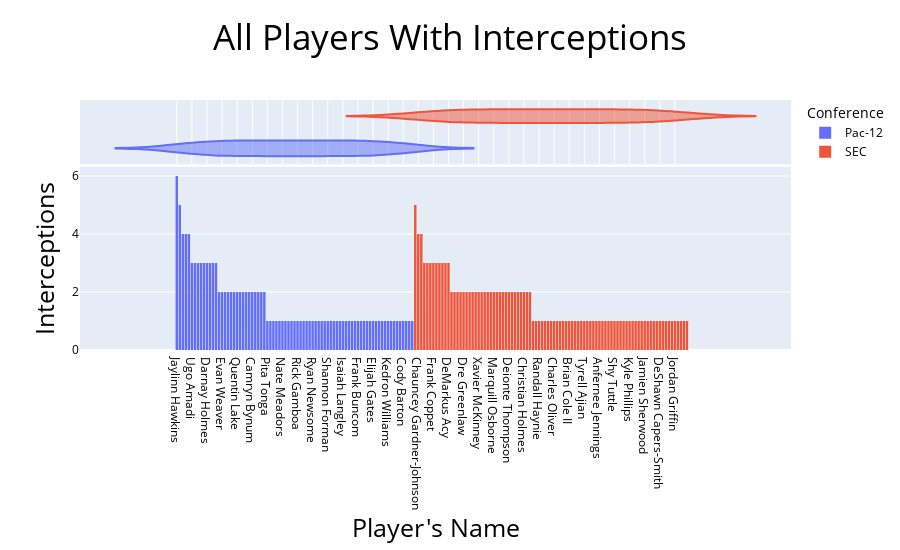

The notebook cell this image was saved under:
### Code cell
all_interceptions = interceptions[interceptions['Int'] > 0]

fig = px.histogram(x=all_interceptions['Player'], y=all_interceptions['Int'], color=all_interceptions['Conference'], marginal="violin", labels={'x': "Player's Name", 'y': 'Interceptions', 'color':'Conference'}, title='All Players With Interceptions')

fig.update_layout(autosize=True, height=550, title={'text': 'All Players With Interceptions', 'x': 0.5, 'font':{'size': 35}}, xaxis=dict(title={'text': "Player's Name", 'font': {'size': 25, 'color': 'black'}, 'standoff': 10}), yaxis=dict(title={'text': 'Interceptions', 'font': {'size': 25, 'color': 'black'}, 'standoff': 10}))

fig.update_layout(font=dict(size=12, color="black"))

fig.show()

### Figure 1 — Plotly figure (JSON) as saved in the notebook; plotly's stock layout.template omitted (floating-point values rounded to 4 significant figures)
{"data": [{"alignmentgroup": "True", "bingroup": "x", "histfunc": "sum", "hovertemplate": "Conference=Pac-12<br>Player's Name=%{x}<br>sum of Interceptions=%{y}<extra></extra>", "legendgroup": "Pac-12", "marker": {"color": "#636efa", "pattern": {"shape": ""}}, "name": "Pac-12", "offsetgroup": "Pac-12", "orientation": "v", "showlegend": true, "type": "histogram", "x": ["Jaylinn Hawkins", "Jevon Holland", "Byron Murphy", "Ashtyn Davis", "Paulson Adebo", "Ugo Amadi", "Jaylon Johnson", "Deommodore Lenoir", "Chase Lucas", "Marcus Strong", "Darnay Holmes", "Aashari Crosswell", "Traveon Beck", "Scottie Young Jr.", "Jalen Thompson", "Evan Weaver", "Jordan Miller", "Thomas Graham Jr.", "Taylor Rapp", "Skyler Thomas", "Quentin Lake", "Nate Landman", "Marquise Blair", "Malik Antoine", "Colin Schooler", "Camryn Bynum", "Ben Burr-Kirven", "Chase Hansen", "Alameen Murphy", "Adarius Pickett", "Pita Tonga", "Nick Pickett", "Nick Fisher", "Derrion Rakestraw", "Merlin Robertson", "Nate Meadors", "Cam Phillips", "Marvell Tell III", "Cameron Goode", "Sean Barton", "Rick Gamboa", "Willie Taylor", "Ajene Harris", "Troy Young", "Troy Dye", "Ryan Newsome", "Thomas Booker", "Terrell Burgess", "Shemar Smith", "Shawn Wilson", "Shannon Forman", "Javelin Guidry", "Jarrius Wallace", "Darrien Molton", "Jahad Woods", "Isaiah Langley", "Corrion Ballard", "Hauati Pututau", "Greg Gaines", "Dasmond Tautalatasi", "Frank Buncom", "Francis Bernard", "Evan Worthington", "Deion Singleton", "Elijah Hicks", "Elijah Gates", "Drew Lewis", "Dante Wigley", "Jordan McMillan", "Josh Drayden", "Kedron Williams", "Justin Hollins", "Keisean Lucier-South", "Kobe Williams", "John McCartan", "Cody Barton", "Krys Barnes", "Julian Blackmon", "Jordan Kunaszyk"], "xaxis": "x", "y": [6, 5, 4, 4, 4, 3, 3, 3, 3, 3, 3, 3, 3, 3, 2, 2, 2, 2, 2, 2, 2, 2, 2, 2, 2, 2, 2, 2, 2, 2, 1, 1, 1, 1, 1, 1, 1, 1, 1, 1, 1, 1, 1, 1, 1, 1, 1, 1, 1, 1, 1, 1, 1, 1, 1, 1, 1, 1, 1, 1, 1, 1, 1, 1, 1, 1, 1, 1, 1, 1, 1, 1, 1, 1, 1, 1, 1, 1, 1], "yaxis": "y"}, {"alignmentgroup": "True", "hovertemplate": "Conference=Pac-12<br>Player's Name=%{x}<extra></extra>", "legendgroup": "Pac-12", "marker": {"color": "#636efa"}, "name": "Pac-12", "offsetgroup": "Pac-12", "scalegroup": "x", "showlegend": false, "type": "violin", "x": ["Jaylinn Hawkins", "Jevon Holland", "Byron Murphy", "Ashtyn Davis", "Paulson Adebo", "Ugo Amadi", "Jaylon Johnson", "Deommodore Lenoir", "Chase Lucas", "Marcus Strong", "Darnay Holmes", "Aashari Crosswell", "Traveon Beck", "Scottie Young Jr.", "Jalen Thompson", "Evan Weaver", "Jordan Miller", "Thomas Graham Jr.", "Taylor Rapp", "Skyler Thomas", "Quentin Lake", "Nate Landman", "Marquise Blair", "Malik Antoine", "Colin Schooler", "Camryn Bynum", "Ben Burr-Kirven", "Chase Hansen", "Alameen Murphy", "Adarius Pickett", "Pita Tonga", "Nick Pickett", "Nick Fisher", "Derrion Rakestraw", "Merlin Robertson", "Nate Meadors", "Cam Phillips", "Marvell Tell III", "Cameron Goode", "Sean Barton", "Rick Gamboa", "Willie Taylor", "Ajene Harris", "Troy Young", "Troy Dye", "Ryan Newsome", "Thomas Booker", "Terrell Burgess", "Shemar Smith", "Shawn Wilson", "Shannon Forman", "Javelin Guidry", "Jarrius Wallace", "Darrien Molton", "Jahad Woods", "Isaiah Langley", "Corrion Ballard", "Hauati Pututau", "Greg Gaines", "Dasmond Tautalatasi", "Frank Buncom", "Francis Bernard", "Evan Worthington", "Deion Singleton", "Elijah Hicks", "Elijah Gates", "Drew Lewis", "Dante Wigley", "Jordan McMillan", "Josh Drayden", "Kedron Williams", "Justin Hollins", "Keisean Lucier-South", "Kobe Williams", "John McCartan", "Cody Barton", "Krys Barnes", "Julian Blackmon", "Jordan Kunaszyk"], "xaxis": "x2", "yaxis": "y2"}, {"alignmentgroup": "True", "bingroup": "x", "histfunc": "sum", "hovertemplate": "Conference=SEC<br>Player's Name=%{x}<br>sum of Interceptions=%{y}<extra></extra>", "legendgroup": "SEC", "marker": {"color": "#EF553B", "pattern": {"shape": ""}}, "name": "SEC", "offsetgroup": "SEC", "orientation": "v", "showlegend": true, "type": "histogram", "x": ["Grant Delpit", "Chauncey Gardner-Johnson", "Joejuan Williams", "Cam Hilton", "John Battle", "Darius West", "Frank Coppet", "Bryce Thompson", "Rashad Fenton", "Ryan Pulley", "Saivion Smith", "DeMarkus Acy", "Greedy Williams", "J.R. Reed", "Jamel Dean", "Javaris Davis", "Dre Greenlaw", "Jeremiah Dinson", "Erroll Thompson", "Mack Wilson", "Johnathan Abram", "Xavier McKinney", "Willie Gay Jr.", "Tae Crowder", "Shyheim Carter", "Mike Edwards", "Marquill Osborne", "Donovan Stiner", "Kendarius Webster", "Donovan Wilson", "Zedrick Woods", "Deionte Thompson", "Brad Stewart", "Deandre Baker", "Cameron Dantzler", "C.J. Morgan", "Christian Holmes", "C.J. Henderson", "Daniel Thomas", "C.J. Moore", "Patrick Surtain II", "Randall Haynie", "Noah Igbinoghene", "Michael Divinity Jr.", "Richard LeCounte III", "Maurice Smitherman", "Charles Oliver", "Derrick Baity", "Louis Vecchio", "Lonnie Johnson", "Leon O'Neal Jr.", "Brian Cole II", "Todd Harris Jr.", "Vernon Dasher", "Ventrell Miller", "Tyrique McGhee", "Tyrell Ajian", "Tyrel Dodson", "Trey Dean III", "Trevon Diggs", "Allan George", "Anfernee Jennings", "Terez Hall", "Stephen Adegoke", "Smoke Monday", "Big Cat Bryant", "Shy Tuttle", "Sherrod Greene", "Ladarius Wiley", "Larry Pryor", "Luke Ancrum", "Kyle Phillips", "Israel Mukuamu", "Dare Odeyingbo", "Jamyest Williams", "Jamin Davis", "Jamien Sherwood", "Darrell Williams", "Jacob Phillips", "JaCoby Stevens", "Darrin Kirkland Jr.", "DeShawn Capers-Smith", "Ed Paris", "John Huggins", "Jonathan Kongbo", "Kary Vincent Jr.", "Jordan Griffin", "Christian Tutt", "Keidron Smith", "Adam Sparks", "Kristian Fulton"], "xaxis": "x", "y": [5, 4, 4, 3, 3, 3, 3, 3, 3, 3, 3, 3, 2, 2, 2, 2, 2, 2, 2, 2, 2, 2, 2, 2, 2, 2, 2, 2, 2, 2, 2, 2, 2, 2, 2, 2, 2, 2, 2, 1, 1, 1, 1, 1, 1, 1, 1, 1, 1, 1, 1, 1, 1, 1, 1, 1, 1, 1, 1, 1, 1, 1, 1, 1, 1, 1, 1, 1, 1, 1, 1, 1, 1, 1, 1, 1, 1, 1, 1, 1, 1, 1, 1, 1, 1, 1, 1, 1, 1, 1, 1], "yaxis": "y"}, {"alignmentgroup": "True", "hovertemplate": "Conference=SEC<br>Player's Name=%{x}<extra></extra>", "legendgroup": "SEC", "marker": {"color": "#EF553B"}, "name": "SEC", "offsetgroup": "SEC", "scalegroup": "x", "showlegend": false, "type": "violin", "x": ["Grant Delpit", "Chauncey Gardner-Johnson", "Joejuan Williams", "Cam Hilton", "John Battle", "Darius West", "Frank Coppet", "Bryce Thompson", "Rashad Fenton", "Ryan Pulley", "Saivion Smith", "DeMarkus Acy", "Greedy Williams", "J.R. Reed", "Jamel Dean", "Javaris Davis", "Dre Greenlaw", "Jeremiah Dinson", "Erroll Thompson", "Mack Wilson", "Johnathan Abram", "Xavier McKinney", "Willie Gay Jr.", "Tae Crowder", "Shyheim Carter", "Mike Edwards", "Marquill Osborne", "Donovan Stiner", "Kendarius Webster", "Donovan Wilson", "Zedrick Woods", "Deionte Thompson", "Brad Stewart", "Deandre Baker", "Cameron Dantzler", "C.J. Morgan", "Christian Holmes", "C.J. Henderson", "Daniel Thomas", "C.J. Moore", "Patrick Surtain II", "Randall Haynie", "Noah Igbinoghene", "Michael Divinity Jr.", "Richard LeCounte III", "Maurice Smitherman", "Charles Oliver", "Derrick Baity", "Louis Vecchio", "Lonnie Johnson", "Leon O'Neal Jr.", "Brian Cole II", "Todd Harris Jr.", "Vernon Dasher", "Ventrell Miller", "Tyrique McGhee", "Tyrell Ajian", "Tyrel Dodson", "Trey Dean III", "Trevon Diggs", "Allan George", "Anfernee Jennings", "Terez Hall", "Stephen Adegoke", "Smoke Monday", "Big Cat Bryant", "Shy Tuttle", "Sherrod Greene", "Ladarius Wiley", "Larry Pryor", "Luke Ancrum", "Kyle Phillips", "Israel Mukuamu", "Dare Odeyingbo", "Jamyest Williams", "Jamin Davis", "Jamien Sherwood", "Darrell Williams", "Jacob Phillips", "JaCoby Stevens", "Darrin Kirkland Jr.", "DeShawn Capers-Smith", "Ed Paris", "John Huggins", "Jonathan Kongbo", "Kary Vincent Jr.", "Jordan Griffin", "Christian Tutt", "Keidron Smith", "Adam Sparks", "Kristian Fulton"], "xaxis": "x2", "yaxis": "y2"}], "layout": {"autosize": true, "barmode": "relative", "font": {"color": "black", "size": 12}, "height": 550, "legend": {"title": {"text": "Conference"}, "tracegroupgap": 0}, "title": {"font": {"size": 35}, "text": "All Players With Interceptions", "x": 0.5}, "xaxis": {"anchor": "y", "domain": [0, 1], "title": {"font": {"color": "black", "size": 25}, "standoff": 10, "text": "Player's Name"}}, "xaxis2": {"anchor": "y2", "domain": [0, 1], "matches": "x", "showgrid": true, "showticklabels": false}, "yaxis": {"anchor": "x", "domain": [0, 0.7326], "title": {"font": {"color": "black", "size": 25}, "standoff": 10, "text": "Interceptions"}}, "yaxis2": {"anchor": "x2", "domain": [0.7426, 1], "matches": "y2", "showgrid": false, "showline": false, "showticklabels": false, "ticks": ""}}}
